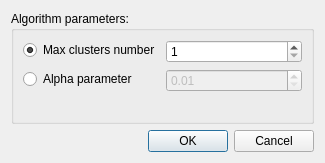
<?xml version="1.0" encoding="UTF-8"?>
<ui version="4.0">
 <class>Dialog</class>
 <widget class="QDialog" name="Dialog">
  <property name="geometry">
   <rect>
    <x>0</x>
    <y>0</y>
    <width>325</width>
    <height>163</height>
   </rect>
  </property>
  <property name="windowTitle">
   <string>Dialog</string>
  </property>
  <layout class="QVBoxLayout" name="verticalLayout">
   <item>
    <widget class="QGroupBox" name="groupBox">
     <property name="title">
      <string>Algorithm parameters:</string>
     </property>
     <layout class="QFormLayout" name="formLayout_2">
      <item row="0" column="0">
       <widget class="QRadioButton" name="radio_button_clusters_number">
        <property name="text">
         <string>Max clusters number</string>
        </property>
        <property name="checked">
         <bool>true</bool>
        </property>
       </widget>
      </item>
      <item row="1" column="0">
       <widget class="QRadioButton" name="radio_button_alpha_parameter">
        <property name="text">
         <string>Alpha parameter</string>
        </property>
       </widget>
      </item>
      <item row="0" column="1">
       <widget class="QSpinBox" name="clusters_number_spin">
        <property name="minimum">
         <number>1</number>
        </property>
        <property name="maximum">
         <number>999</number>
        </property>
       </widget>
      </item>
      <item row="1" column="1">
       <widget class="QDoubleSpinBox" name="alpha_parameter_spin">
        <property name="enabled">
         <bool>false</bool>
        </property>
        <property name="minimum">
         <double>0.010000000000000</double>
        </property>
        <property name="singleStep">
         <double>0.010000000000000</double>
        </property>
       </widget>
      </item>
     </layout>
    </widget>
   </item>
   <item>
    <widget class="QDialogButtonBox" name="buttonBox">
     <property name="orientation">
      <enum>Qt::Horizontal</enum>
     </property>
     <property name="standardButtons">
      <set>QDialogButtonBox::Cancel|QDialogButtonBox::Ok</set>
     </property>
    </widget>
   </item>
  </layout>
 </widget>
 <resources/>
 <connections>
  <connection>
   <sender>buttonBox</sender>
   <signal>accepted()</signal>
   <receiver>Dialog</receiver>
   <slot>accept()</slot>
   <hints>
    <hint type="sourcelabel">
     <x>248</x>
     <y>254</y>
    </hint>
    <hint type="destinationlabel">
     <x>157</x>
     <y>274</y>
    </hint>
   </hints>
  </connection>
  <connection>
   <sender>buttonBox</sender>
   <signal>rejected()</signal>
   <receiver>Dialog</receiver>
   <slot>reject()</slot>
   <hints>
    <hint type="sourcelabel">
     <x>316</x>
     <y>260</y>
    </hint>
    <hint type="destinationlabel">
     <x>286</x>
     <y>274</y>
    </hint>
   </hints>
  </connection>
 </connections>
</ui>
